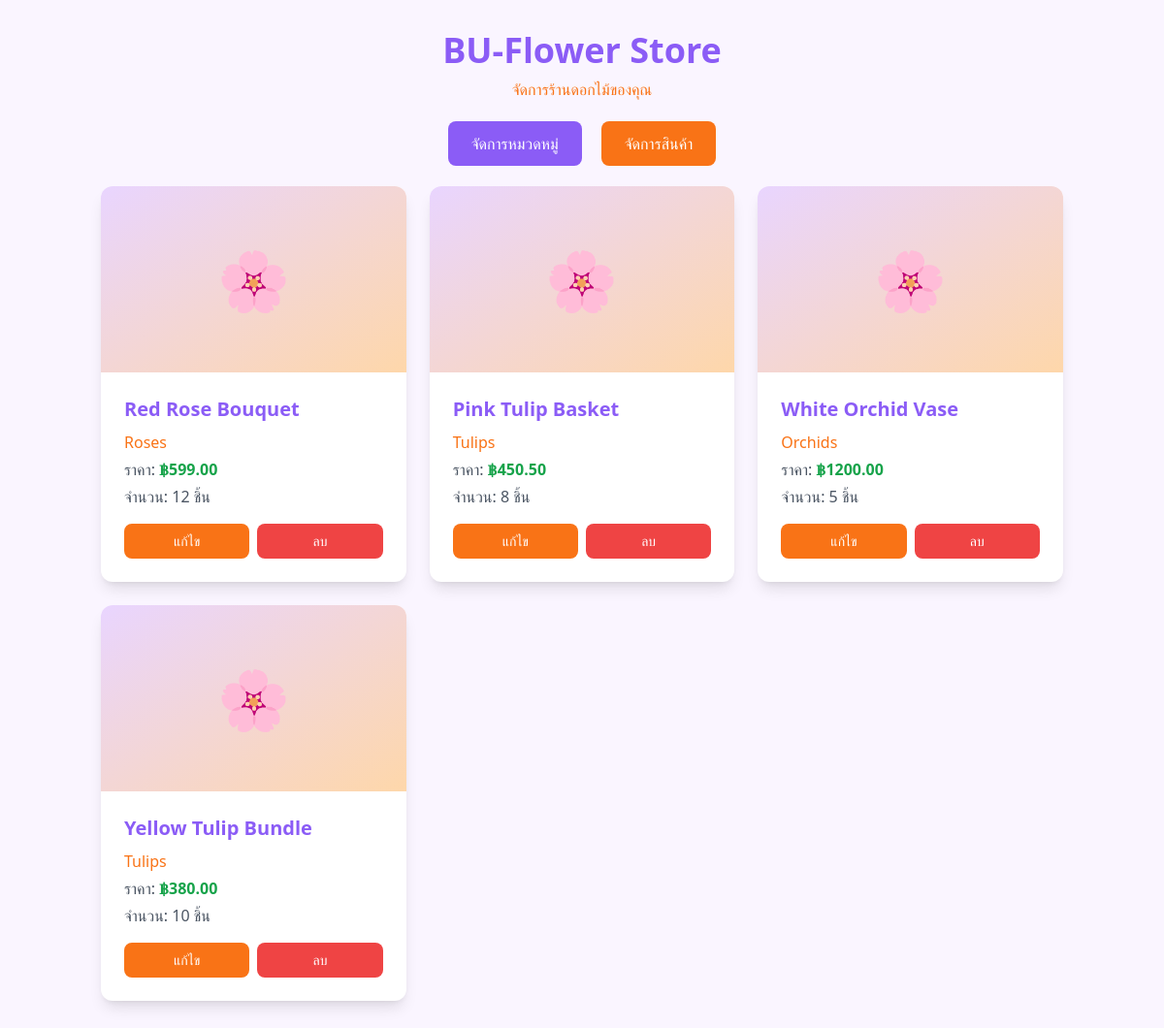
The page / on the database its author committed.
### tables this page shows
CREATE TABLE Flowers (
    id INTEGER PRIMARY KEY AUTOINCREMENT,
    name TEXT NOT NULL,
    price REAL NOT NULL,
    quantity INTEGER NOT NULL,
    category_id INTEGER NOT NULL,
    is_available INTEGER NOT NULL DEFAULT 1,
    created_at TEXT NOT NULL,
    FOREIGN KEY (category_id) REFERENCES Categories(id)
);

CREATE TABLE Categories (
    id INTEGER PRIMARY KEY AUTOINCREMENT,
    name TEXT NOT NULL,
    description TEXT
);

### app.py (the view)
@app.route('/')
def index():
    db = get_db()
    flowers = db.execute('SELECT f.*, c.name as category_name FROM Flowers f JOIN Categories c ON f.category_id = c.id WHERE f.is_available = 1').fetchall()
    return render_template('index.html', flowers=flowers, page='home')

### app.py (called while the page is built)
def get_db():
    if 'db' not in g:
        g.db = sqlite3.connect(DATABASE)
        g.db.row_factory = sqlite3.Row
    return g.db

### templates/index.html (shortened to what this page needs)
<!DOCTYPE html>
<html lang="th">
<head>
    <script src="https://cdn.tailwindcss.com"></script>
</head>
<body class="bg-purple-50 min-h-screen">
    <div class="container mx-auto px-4 py-8">
        <header class="text-center mb-8">
            <h1 class="text-4xl font-bold text-primary mb-2">BU-Flower Store</h1>
            <p class="text-secondary">จัดการร้านดอกไม้ของคุณ</p>
        </header>
        {% if page == 'home' %}
        <div class="mb-8 text-center">
            <a href="{{ url_for('categories') }}" class="bg-primary text-white px-6 py-3 rounded-lg mr-4 hover:bg-purple-600 transition">จัดการหมวดหมู่</a>
            <a href="{{ url_for('flowers') }}" class="bg-secondary text-white px-6 py-3 rounded-lg hover:bg-orange-600 transition">จัดการสินค้า</a>
        </div>
        <div class="grid grid-cols-1 md:grid-cols-2 lg:grid-cols-3 xl:grid-cols-4 gap-6">
            {% for flower in flowers %}
            <div class="bg-white rounded-xl shadow-lg overflow-hidden hover:shadow-xl transition-shadow">
                <div class="bg-gradient-to-br from-purple-200 to-orange-200 h-48 flex items-center justify-center">
                    <span class="text-6xl">🌸</span>
                </div>
                <div class="p-6">
                    <h3 class="text-xl font-bold text-primary mb-2">{{ flower.name }}</h3>
                    <p class="text-secondary font-medium mb-1">{{ flower.category_name }}</p>
                    <p class="text-gray-600 mb-1">ราคา: <span class="font-semibold text-green-600">฿{{ "%.2f"|format(flower.price) }}</span></p>
                    <p class="text-gray-600 mb-4">จำนวน: {{ flower.quantity }} ชิ้น</p>
                    <div class="flex space-x-2">
                        <a href="{{ url_for('edit_flower', id=flower.id) }}" class="bg-secondary text-white px-4 py-2 rounded-lg text-sm hover:bg-orange-600 transition flex-1 text-center">แก้ไข</a>
                        <a href="{{ url_for('delete_flower', id=flower.id) }}" class="bg-red-500 text-white px-4 py-2 rounded-lg text-sm hover:bg-red-600 transition flex-1 text-center" onclick="return confirm('ต้องการลบสินค้านี้หรือไม่?')">ลบ</a>
                    </div>
                </div>
            </div>
            {% endfor %}
        </div>
        {% endif %}
    </div>
</body>
</html>

### rows shown on the page
Flowers: name "Red Rose Bouquet", category_name "Roses", price "599.00", quantity "12"
Flowers: name "Pink Tulip Basket", category_name "Tulips", price "450.50", quantity "8"
Flowers: name "White Orchid Vase", category_name "Orchids", price "1200.00", quantity "5"
Flowers: name "Yellow Tulip Bundle", category_name "Tulips", price "380.00", quantity "10"
